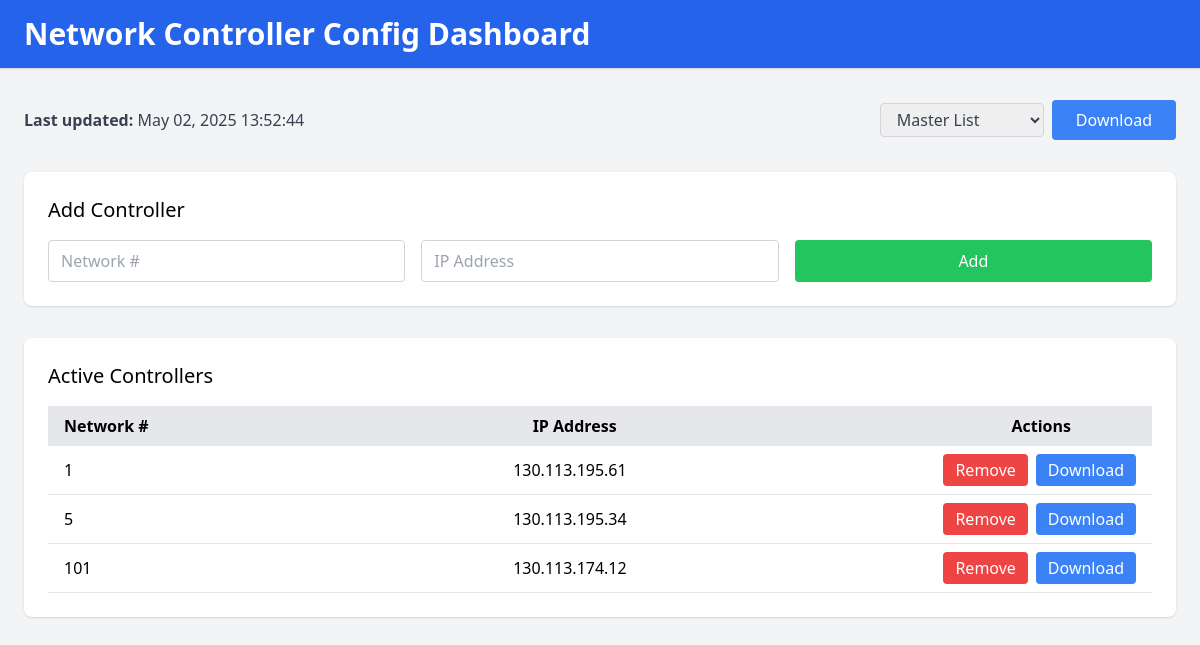
/, run on an earlier commit of the app's database.
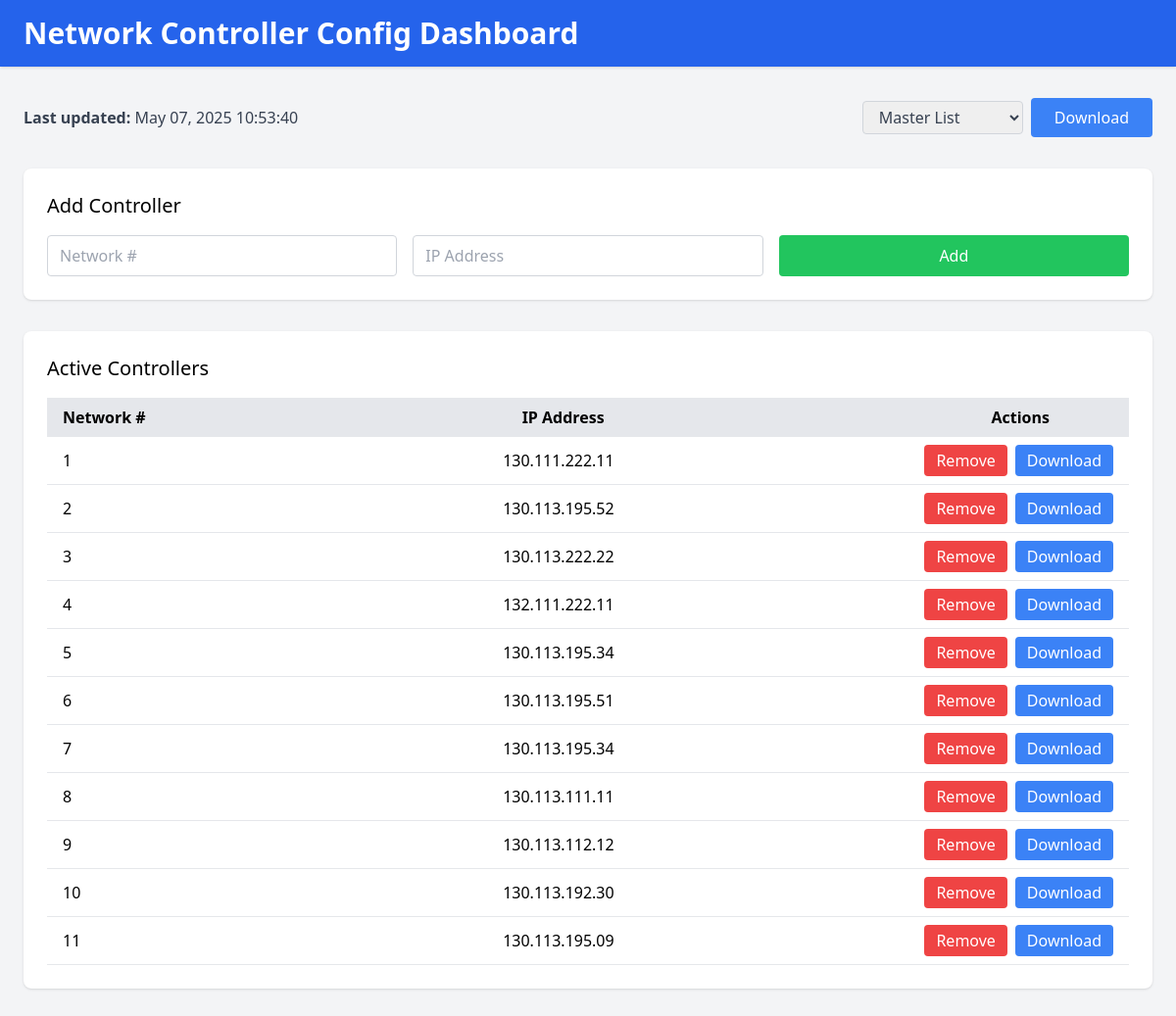
And on a later commit of the database.
### tables this page shows
CREATE TABLE buildings (
                 id INTEGER PRIMARY KEY AUTOINCREMENT,
                 building_number INTEGER UNIQUE,
                 ip_address TEXT,
                 status TEXT DEFAULT 'active',
                 last_updated TEXT);

### app.py (the view)
@app.route('/')
def index():
    raw_ts = get_last_update()
    if raw_ts:
        try:
            dt = datetime.datetime.fromisoformat(raw_ts)
            last_update = dt.strftime("%b %d, %Y %H:%M:%S")
        except Exception:
            last_update = raw_ts
    else:
        last_update = '—'
    return render_template(
        'index.html',
        buildings   = get_buildings(),
        last_update = last_update,
        messages    = get_flashed_messages(with_categories=True)
    )

### app.py (called while the page is built)
def get_buildings():
    conn = sqlite3.connect(DB_PATH)
    c = conn.cursor()
    c.execute("""
        SELECT * FROM buildings
         WHERE status='active' AND building_number>0
      ORDER BY building_number

    """)
    rows = c.fetchall()
    conn.close()
    return rows

def get_last_update():
    conn = sqlite3.connect(DB_PATH)
    c = conn.cursor()
    c.execute("SELECT MAX(timestamp) FROM logs")
    ts = c.fetchone()[0]
    conn.close()
    return ts

### templates/index.html (shortened to what this page needs)
<!DOCTYPE html>
<html lang="en" class="h-screen w-screen">
<head>
  <script src="https://cdn.tailwindcss.com"></script>
</head>
<body class="flex flex-col h-screen w-screen bg-gray-100">
  <header class="bg-blue-600 text-white py-4 w-full shadow">
    <div class="w-full px-6">
      <h1 class="text-3xl font-bold">Network Controller Config Dashboard</h1>
    </div>
  </header>
  <main class="flex-1 w-full px-6 py-8 overflow-auto space-y-8">
    <div class="flex justify-between items-center text-gray-700">
      <div>
        <strong>Last updated:</strong> {{ last_update or '—' }}
      </div>
      <form action="/export" method="get" class="flex items-center space-x-2">
        <select name="type" required class="border border-gray-300 rounded px-3 py-1 focus:ring-2 focus:ring-blue-500">
          <option value="master">Master List</option>
        </select>
        <button type="submit" class="bg-blue-500 text-white rounded px-6 py-2 hover:bg-blue-600 transition">
          Download
        </button>
      </form>
    </div>
    <section class="bg-white rounded-lg shadow p-6 w-full">
      <h2 class="text-xl font-medium mb-4">Add Controller</h2>
      <form id="addForm" method="POST" action="/add" class="grid grid-cols-1 sm:grid-cols-3 gap-4 w-full">
        <input type="number" id="addNumber" name="building_number" required placeholder="Network #" class="border border-gray-300 rounded px-3 py-2 w-full focus:ring-2 focus:ring-blue-500" />
        <input type="text" id="addIp" name="ip" required placeholder="IP Address" class="border border-gray-300 rounded px-3 py-2 w-full focus:ring-2 focus:ring-blue-500" />
        <button type="submit" class="bg-green-500 text-white rounded px-6 py-2 w-full hover:bg-green-600 transition">Add</button>
      </form>
    </section>
    <section class="bg-white rounded-lg shadow p-6 w-full">
      <h2 class="text-xl font-medium mb-4">Active Controllers</h2>
      <div class="w-full overflow-x-auto">
        <table class="w-full table-auto">
          <thead class="bg-gray-200">
            <tr>
              <th class="px-4 py-2 text-left">Network #</th>
              <th class="px-4 py-2 text-right"><div class="relative left-[-10px]">IP Address</div></th>
              <th class="px-4 py-2 text-right"><div class="relative left-[-65px]">Actions</div></th>
            </tr>
          </thead>
          <tbody>
            {% for b in buildings %}
              <tr class="border-b hover:bg-gray-50">
                <td class="px-4 py-2">{{ b[1] }}</td>
                <td class="px-4 py-2 text-right">{{ b[2] }}</td>
                <td class="px-4 py-2 flex justify-end space-x-2">
                  <a href="/remove/{{ b[1] }}" data-number="{{ b[1] }}" data-ip="{{ b[2] }}" class="remove-link bg-red-500 text-white rounded px-3 py-1 hover:bg-red-600 transition">Remove</a>
                  <a href="/export?type=single&building_number={{ b[1] }}" class="bg-blue-500 text-white rounded px-3 py-1 hover:bg-blue-600 transition">Download</a>
                </td>
              </tr>
            {% else %}
              <tr>
                <td colspan="3" class="text-center py-4 text-gray-500">No active controllers.</td>
              </tr>
            {% endfor %}
          </tbody>
        </table>
      </div>
    </section>
  </main>
</body>
</html>

What changed in the data, as far as the page shows it:
no longer on this page (row edited): buildings: building_number "101", ip_address "130.113.174.12"
changed buildings (number 1 of 11 on the later page): ip_address "130.113.195.61" → "130.111.222.11"
now on this page (row edited): buildings: building_number "2", ip_address "130.113.195.52"
now on this page (row edited): buildings: building_number "3", ip_address "130.113.222.22"
now on this page (row edited): buildings: building_number "4", ip_address "132.111.222.11"
now on this page (row edited): buildings: building_number "6", ip_address "130.113.195.51"
now on this page (row edited): buildings: building_number "7", ip_address "130.113.195.34"
now on this page (row edited): buildings: building_number "8", ip_address "130.113.111.11"
now on this page (row edited): buildings: building_number "9", ip_address "130.113.112.12"
now on this page (row edited): buildings: building_number "10", ip_address "130.113.192.30"
added buildings: building_number "11", ip_address "130.113.195.09"
Also different on the page:
{{ last_update or '—' }}: "May 02, 2025 13:52:44" → "May 07, 2025 10:53:40"
